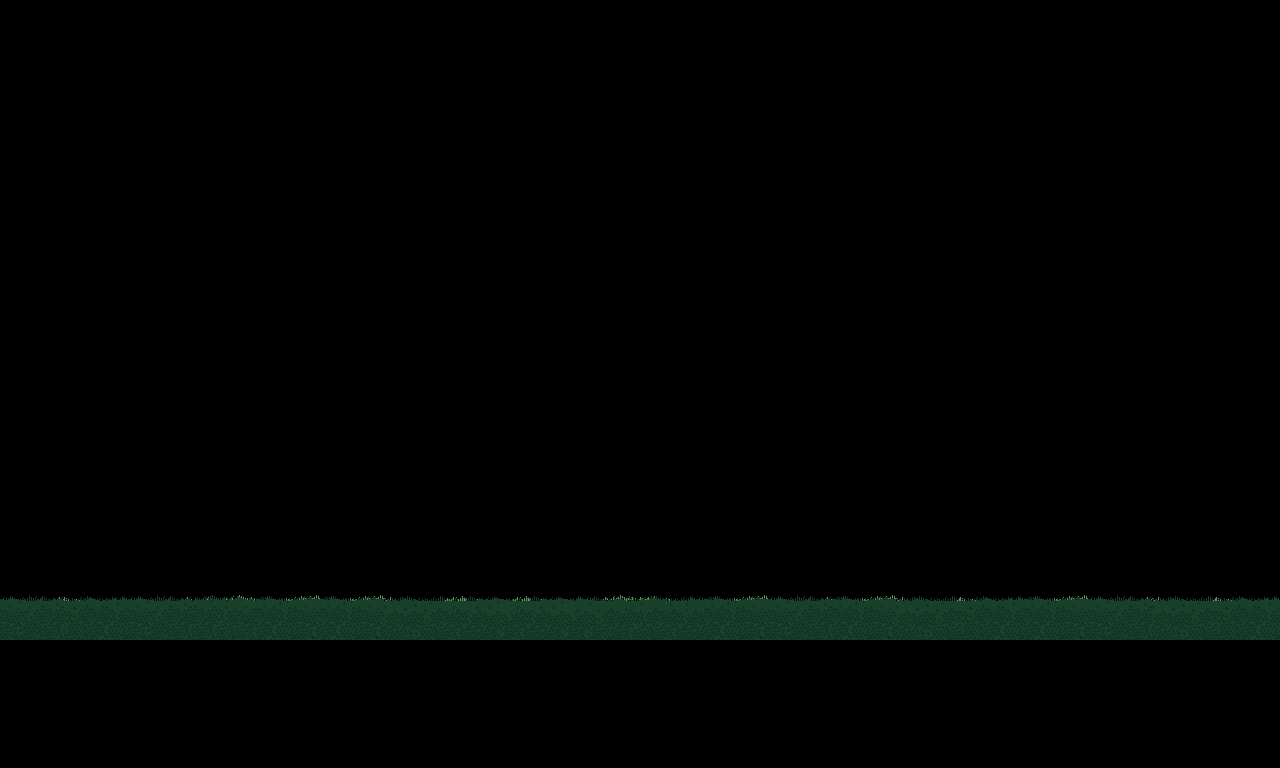

Tiled map render using the project's own tile images. Description and the map definition, with tile-layer contents summarised, below:
An orthogonal 20x12 tile map with 64x64 px tiles, 1 tile layer (Ground), 11 hidden layers not drawn, 12 tilesets.

<map version="1.9" tiledversion="1.9.1" orientation="orthogonal" renderorder="right-down" width="20" height="12" tilewidth="64" tileheight="64" infinite="0" nextlayerid="13" nextobjectid="1">
 <tileset firstgid="1" source="ground.tsx" />
 <tileset firstgid="169" source="FG.tsx" />
 <tileset firstgid="337" source="Canopy.tsx" />
 <tileset firstgid="505" source="Trees1.tsx" />
 <tileset firstgid="673" source="Lights1.tsx" />
 <tileset firstgid="841" source="Trees2.tsx" />
 <tileset firstgid="1009" source="Trees3.tsx" />
 <tileset firstgid="1177" source="Lights2.tsx" />
 <tileset firstgid="1345" source="Trees4.tsx" />
 <tileset firstgid="1513" source="BG1.tsx" />
 <tileset firstgid="1681" source="BG2.tsx" />
 <tileset firstgid="1849" source="BG3.tsx" />
 <layer id="12" name="BG3" width="20" height="12" visible="0">
  <data>[240 cells, 240 non-empty, 132 distinct tile ids]</data>
 </layer>
 <layer id="11" name="BG2" width="20" height="12" visible="0">
  <data>[240 cells, 240 non-empty, 168 distinct tile ids]</data>
 </layer>
 <layer id="10" name="BG1" width="20" height="12" visible="0">
  <data>[240 cells, 140 non-empty, 98 distinct tile ids]</data>
 </layer>
 <layer id="9" name="Trees4" width="20" height="12" visible="0">
  <data>[240 cells, 100 non-empty, 60 distinct tile ids]</data>
 </layer>
 <layer id="8" name="Lights2" width="20" height="12" visible="0">
  <data>[240 cells, 48 non-empty, 27 distinct tile ids]</data>
 </layer>
 <layer id="7" name="Trees3" width="20" height="12" visible="0">
  <data>[240 cells, 100 non-empty, 65 distinct tile ids]</data>
 </layer>
 <layer id="6" name="Trees2" width="20" height="12" visible="0">
  <data>[240 cells, 100 non-empty, 70 distinct tile ids]</data>
 </layer>
 <layer id="5" name="Lights1" width="20" height="12" visible="0">
  <data>[240 cells, 80 non-empty, 40 distinct tile ids]</data>
 </layer>
 <layer id="4" name="Trees1" width="20" height="12" visible="0">
  <data>[240 cells, 96 non-empty, 70 distinct tile ids]</data>
 </layer>
 <layer id="3" name="Canopy" width="20" height="12" visible="0">
  <data>[240 cells, 120 non-empty, 43 distinct tile ids]</data>
 </layer>
 <layer id="1" name="Ground" width="20" height="12">
  <data>[240 cells, 20 non-empty, 8 distinct tile ids]</data>
 </layer>
 <layer id="2" name="FG" width="20" height="12" visible="0">
  <data>[240 cells, 60 non-empty, 11 distinct tile ids]</data>
 </layer>
</map>
